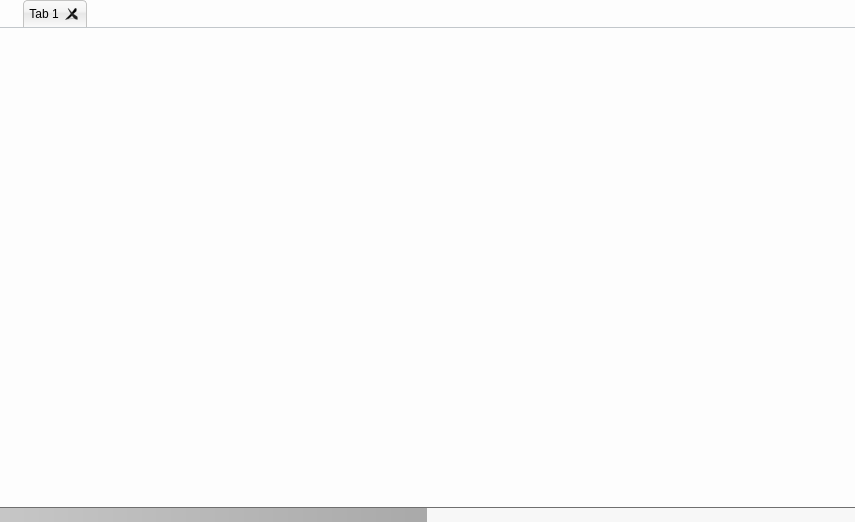
<?xml version="1.0" encoding="UTF-8"?>
<ui version="4.0">
 <class>LoginWebWidget</class>
 <widget class="QWidget" name="LoginWebWidget">
  <property name="geometry">
   <rect>
    <x>0</x>
    <y>0</y>
    <width>855</width>
    <height>522</height>
   </rect>
  </property>
  <property name="windowTitle">
   <string>LoginWebWidget</string>
  </property>
  <property name="styleSheet">
   <string notr="true">QWidget {
	font: 10pt &quot;Calibri&quot;;
}

QWidget#LoginWebWidget {
	background-color: transparent;
}

QFrame#mainFrame {
	background-color: rgb(253, 253, 253);
}

QSplitter::handle {
	image: url(&quot;./data/ui/images/browser/splitter.png&quot;);
}

QProgressBar {
	border: 0px;
	border-top: 1px solid rgb(111, 111, 111);
	background-color: rgb(247, 247, 247);
}

QProgressBar::chunk {
	background-color: qlineargradient(spread:pad, x1:0, y1:1, x2:1, y2:1, stop:0.00568182 rgba(198, 198, 198, 255), stop:1 rgba(169, 169, 169, 255));
}

QTabWidget::pane {
	border: 0px;
	border-top: 1px solid #C2C7CB;
	background-color: transparent;
}

QTabWidget::tab-bar {
	 left: 23px;
}

QTabBar::tab {
	background: qlineargradient(x1: 0, y1: 0, x2: 0, y2: 1, stop: 0 #E1E1E1, stop: 0.4 #DDDDDD, stop: 0.5 #D8D8D8, stop: 1.0 #D3D3D3);
	border: 1px solid #C4C4C3;
	border-bottom: 0px;
	border-top-left-radius: 4px;
	border-top-right-radius: 4px;
	min-width: 8ex;
	padding: 3px;
	padding-left: 5px;
}

QTabBar::tab:selected, QTabBar::tab:hover {
	background: qlineargradient(x1: 0, y1: 0, x2: 0, y2: 1, stop: 0 #fafafa, stop: 0.4 #f4f4f4, stop: 0.5 #e7e7e7, stop: 1.0 #fafafa);
}

QTabBar::tab:selected {
	border-bottom: 0px;
}

QTabBar::close-button {
	image: url(&quot;./data/ui/images/browser/tab-close.png&quot;);
	subcontrol-position: right;
}

QTabBar::close-button:hover {
	image: url(&quot;./data/ui/images/browser/tab-close-hover.png&quot;);
}</string>
  </property>
  <layout class="QVBoxLayout" name="verticalLayout">
   <property name="spacing">
    <number>0</number>
   </property>
   <property name="margin">
    <number>0</number>
   </property>
   <item>
    <widget class="QFrame" name="mainFrame">
     <property name="frameShape">
      <enum>QFrame::NoFrame</enum>
     </property>
     <property name="frameShadow">
      <enum>QFrame::Raised</enum>
     </property>
     <property name="lineWidth">
      <number>0</number>
     </property>
     <layout class="QVBoxLayout" name="verticalLayout_2">
      <property name="margin">
       <number>0</number>
      </property>
      <item>
       <layout class="QHBoxLayout" name="controlLayout">
        <property name="bottomMargin">
         <number>0</number>
        </property>
       </layout>
      </item>
      <item>
       <widget class="QTabWidget" name="tabs">
        <property name="currentIndex">
         <number>0</number>
        </property>
        <property name="documentMode">
         <bool>false</bool>
        </property>
        <property name="tabsClosable">
         <bool>true</bool>
        </property>
        <widget class="QWidget" name="tab">
         <attribute name="title">
          <string>Tab 1</string>
         </attribute>
        </widget>
       </widget>
      </item>
     </layout>
    </widget>
   </item>
   <item>
    <widget class="QProgressBar" name="progressBar">
     <property name="minimumSize">
      <size>
       <width>0</width>
       <height>15</height>
      </size>
     </property>
     <property name="maximumSize">
      <size>
       <width>16777215</width>
       <height>15</height>
      </size>
     </property>
     <property name="value">
      <number>50</number>
     </property>
     <property name="textVisible">
      <bool>false</bool>
     </property>
    </widget>
   </item>
  </layout>
 </widget>
 <resources/>
 <connections/>
</ui>
